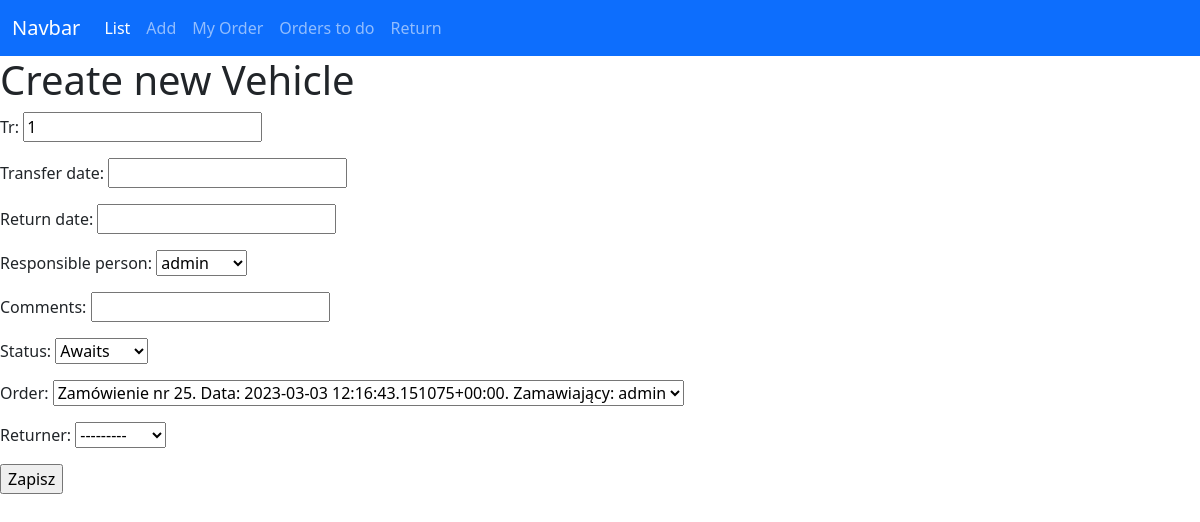
The page /files/update/45/ on the database as committed earlier.
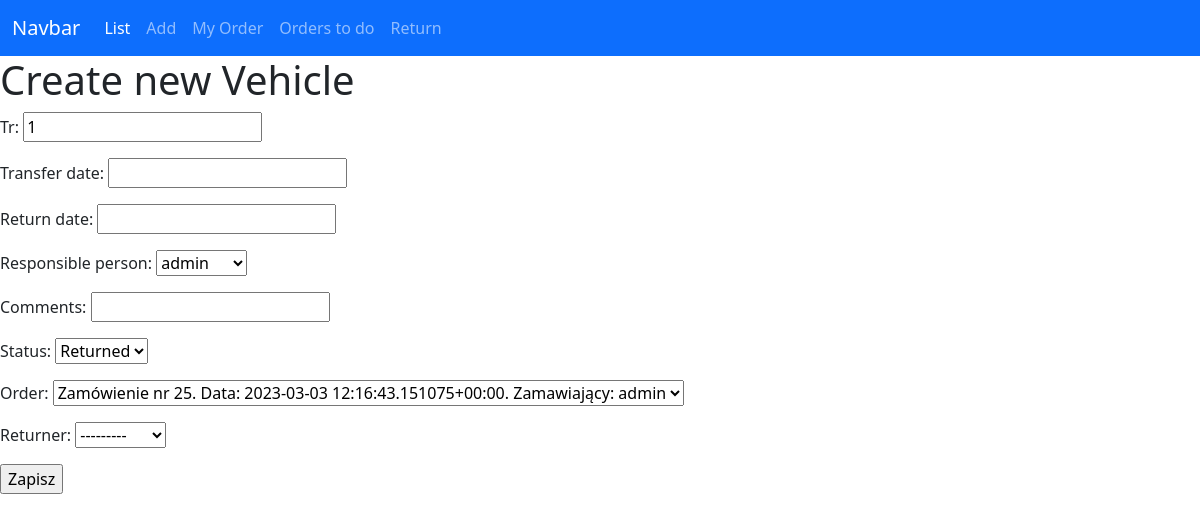
The same page on the database as committed later.
### files/models.py (models this page shows, shortened)
class Vehicle(models.Model):
    tr = models.CharField(max_length=8)
    transfer_date = models.DateTimeField(blank=True, null=True)
    return_date = models.DateTimeField(blank=True, null=True)
    responsible_person = models.ForeignKey(User, related_name="vehicles", on_delete=models.RESTRICT)
    comments = models.CharField(max_length=100, null=True, blank=True)
    LOAN_STATUS = (
        ('a', 'Awaits'),
        ('o', 'On Loan'),
        ('r', 'Returned'),
        ('e', 'rejected')
    )
    status = models.CharField(max_length=1, blank=True, choices=LOAN_STATUS, default='a')
    order = models.ForeignKey(Order, related_name="vehicles", on_delete=models.SET_NULL, null=True)
    returner = models.ForeignKey(User, related_name='vehicles_returner', on_delete=models.CASCADE, null=True, blank=True)

### files/views.py (the view)
# urls.py: path('update/<int:pk>/', views.VehicleUpdateView.as_view(), name='update_vehicle'),
class VehicleUpdateView(UpdateView):
    model = Vehicle
    fields = '__all__'
    success_url = reverse_lazy('files:list')

### files/models.py (called while the page is built)
    def __str__(self) -> str:
        return f"Zamówienie nr {self.id}. Data: {self.order_date}. Zamawiający: {self.orderer}"

### files/templates/files/vehicle_form.html (shortened to what this page needs)
{% extends 'home.html' %}
{% block content %}
    <h1>Create new Vehicle</h1>
    <form action="" method="post">
        {{form.as_p}}
        <input type="submit" value="Zapisz">
    </form>
{% endblock content %}

Rows that differ between the two databases and show on the page:
changed Vehicle "admin": status "Awaits" → "Returned"
